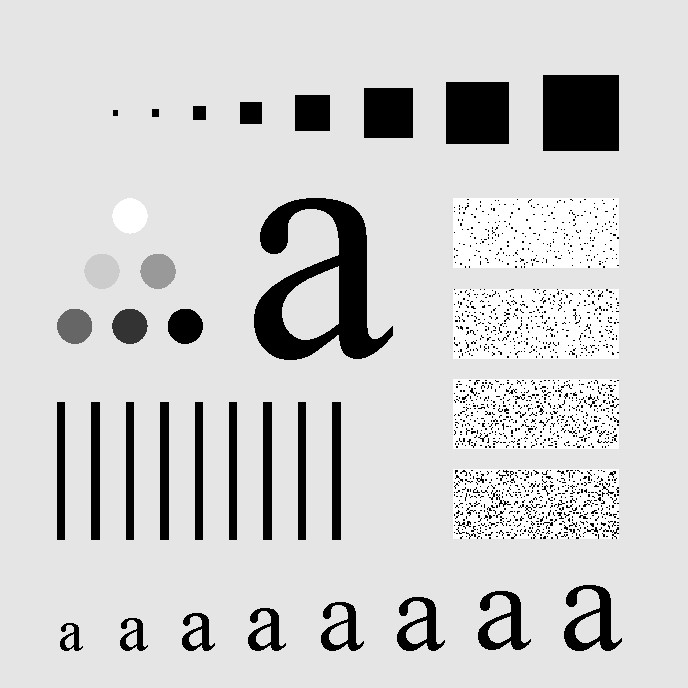
%> input picture 实验图片/Fig0418(a)(characters_test_pattern).jpeg, 688 x 688 px
$ octave proj04_03_lowpass.m   (GNU Octave 9; MATLAB toolbox functions it lacks are replaced by stand-ins)
%> lines starting %> are read from the running program, lines starting %| are printed output that depends on the picture
### 代码/gauss_lowpass.m
function [g, H] = gauss_lowpass(f, D0, M, N, cx, cy)
% ============================================================
%  Project 04-03(a)  高斯低通滤波器（频域）  [04-04 复用]
%  [g, H] = gauss_lowpass(f, D0, M, N, cx, cy)
%     f  : 输入图像
%     D0 : 截止频率参数（"方差"，见式 4.3-7，e^(-D^2/(2*D0^2))）
%     M,N: 生成 2D 函数的尺寸（默认取图像尺寸）
%     cx,cy: 高斯函数中心位置（默认图像中心）
%     g  : 低通滤波结果（实图像）
%     H  : 高斯低通传递函数
%  实现要点（对应教材 Fig 4.5 流程，忽略 padding 近似）：
%   1) 乘 (-1)^(x+y) 中心化 -> 2) FFT -> 3) 乘 H
%   -> 4) IFFT -> 5) 乘 (-1)^(x+y) 取实部 -> 6) 计算频谱
% ============================================================
if nargin < 3 || isempty(M), [M, N] = size(f); end
if nargin < 5 || isempty(cx), cx = floor(M/2) + 1; end
if nargin < 6 || isempty(cy), cy = floor(N/2) + 1; end

F = fft2(double(f), M, N);            % 2D FFT（含尺寸扩展）
% --- 中心化：u,v 频率原点移到 (cx,cy) 的等价实现（教材 4.6.3 式(4.6-9)）---
uc = mod(cx - 1, M);  vc = mod(cy - 1, N);
u = (0:M-1) - uc;                     % 频率坐标（含中心平移）
v = (0:N-1) - vc;
[U, V] = meshgrid(v, u);
D2 = U.^2 + V.^2;
H = exp(-D2 / (2 * D0^2));            % 高斯低通传递函数（式 4.3-7）

G = F .* H;                           % 频域相乘
g = real(ifft2(G));                   % 逆 FFT 取实部
g = mat2gray(g);                      % 归一化显示范围
end

### 代码/proj04_03_lowpass.m
%% ============================================================
%  Project 04-03  频域低通滤波（Fig 4.18(a) characters_test_pattern）
%  使用前：当前目录 = 实验根目录，已 addpath('代码')
%% ============================================================
clear; close all; clc;

f = imread(fullfile('实验图片', 'Fig0418(a)(characters_test_pattern).jpeg'));
%> f is the input picture: size 688x688x3 uint8; min 0, max 255, mean 207.3
if size(f,3) == 3, f = rgb2gray(f); end
f = im2double(f);
%> f: size 688x688 double
[M, N] = size(f);
%> M = 688; N = 688
fprintf('图像尺寸: %dx%d\n', M, N);
%| 图像尺寸: 688x688
% [截图 1] 原图

%% (b) 高斯低通滤波，复现教材 Fig 4.18(c)
% 教材 Fig 4.18(c) 使用 D0 = 60（式 4.3-7，e^{-D^2/(2*D0^2)} 形式的"方差"参数）
D0list = [10 30 60];
figure('Name','P04-03');
subplot(2,2,1); imshow(f); title('原图 Fig 4.18(a)');
for k = 1:numel(D0list)
    [g, H] = gauss_lowpass(f, D0list(k));
    subplot(2,2,k+1); imshow(g);
    title(sprintf('GLPF D_0 = %d', D0list(k)));
end
%> this loop made 3 passes
%> pass 1, in gauss_lowpass, `g = real(ifft2(G));`:
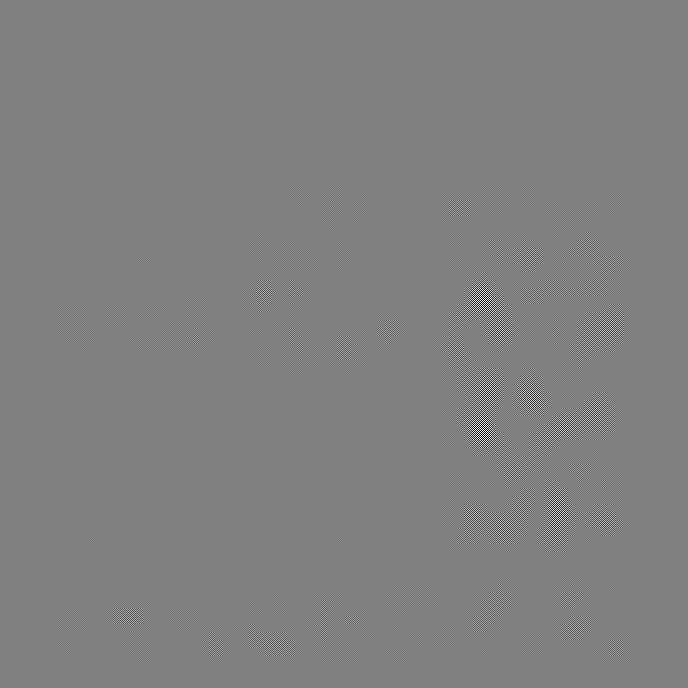
%> g: size 688x688 double; min -0.0124, max 0.0124, mean 1e-21; drawn with min black and max white
%> pass 1, `[g, H] = gauss_lowpass(f, D0list(k));`:
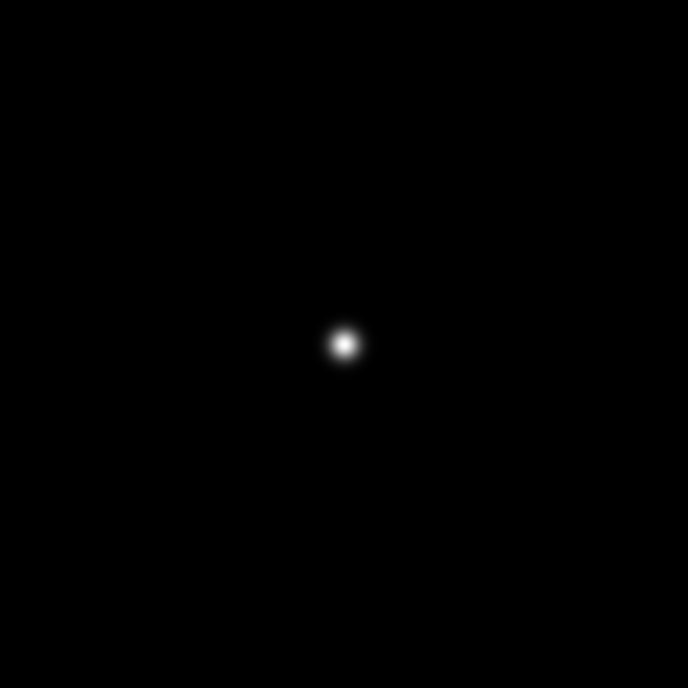
%> H: size 688x688 double; min 0, max 1, mean 0.00133
% [截图 2] 原图 + 三种 D0 的低通结果（D0=60 应与教材 Fig 4.18(c) 一致）

%% H 的空间形式（可选，验证 (a) 部分所生成的 2D 高斯函数）
[~, H] = gauss_lowpass(f, D0list(3));
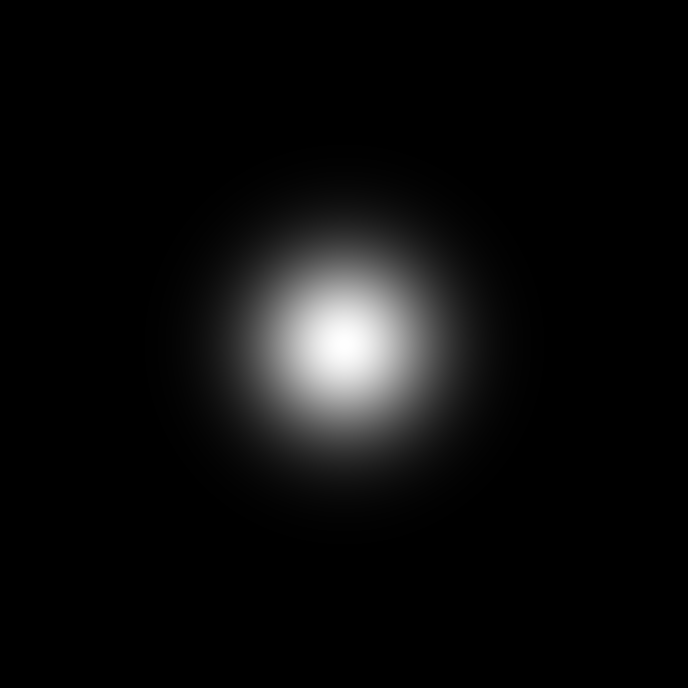
%> H: size 688x688 double; min 5.3e-15, max 1, mean 0.0478
Hs = fftshift(fft2(H));   % 不做——H 已在中心化坐标系下，直接可视化
figure; imshow(mat2gray(H)); title('高斯低通传递函数 H（中心化坐标）');
% [截图 3]（可选）H 的三维/图像显示，证明能指定尺寸与中心

%% 传递函数可视化（mesh 图，报告技术讨论用）
figure; mesh(H(1:20:end, 1:20:end)); title('GLPF 传递函数（抽样显示）');
%> after `title('GLPF 传递函数（抽样显示）')`:
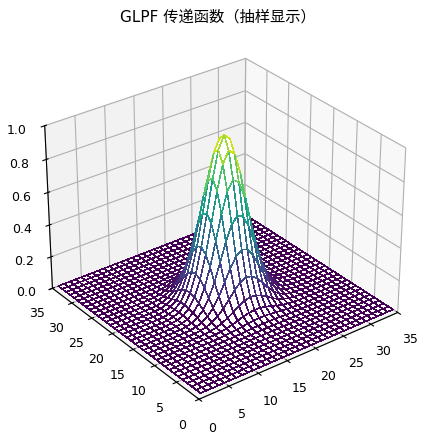
%> figure redrawn from the program's plot data
% [截图 4]（可选）传递函数 mesh 图
